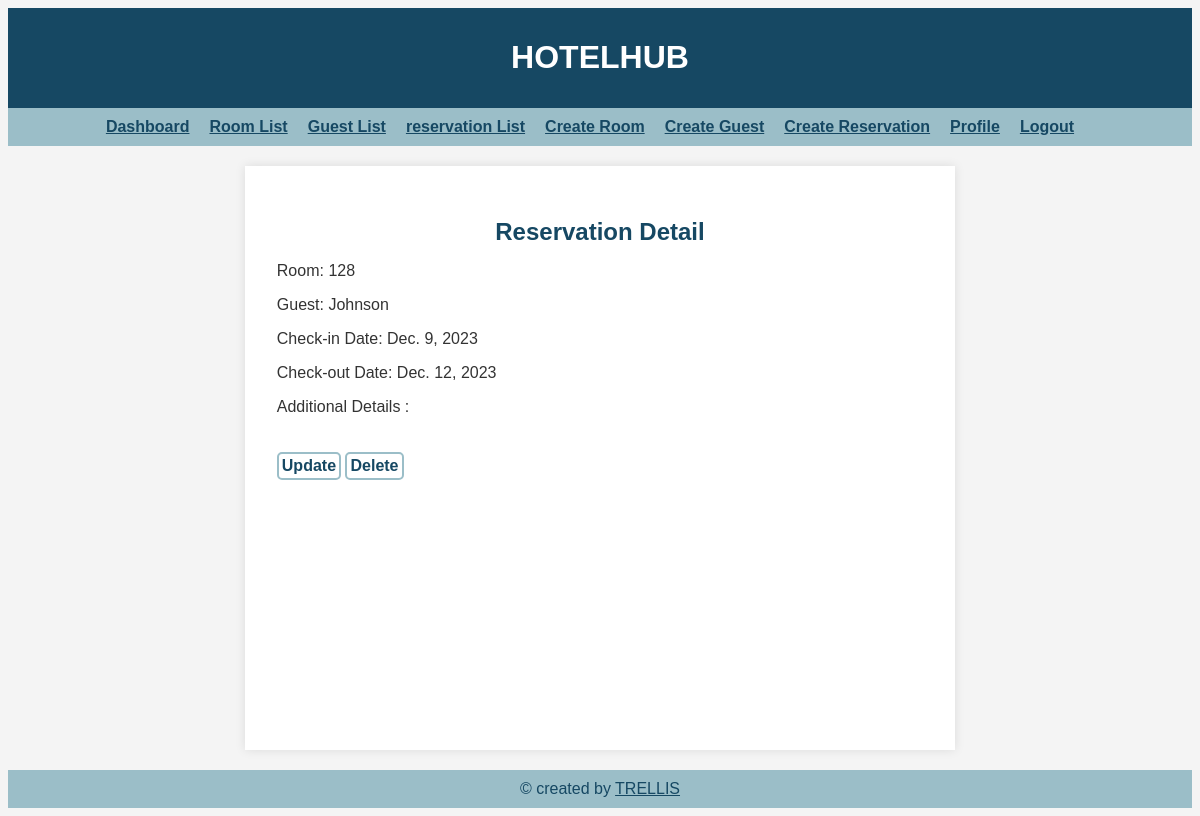
The page /reservation/11 (signed in) on the database its author committed.
### main/models.py (models this page shows, shortened)
class Reservation(models.Model):
    room = models.ForeignKey('room.Room', on_delete=models.CASCADE)
    guest = models.ForeignKey('guest.Guest', on_delete=models.CASCADE)
    additional = models.TextField(null=True, blank=True)
    check_in_date = models.DateField()
    check_out_date = models.DateField()

### room/models.py (models this page shows, shortened)
class Room(models.Model):
    room_number = models.CharField(max_length=10, unique=True)
    room_type = models.CharField(max_length=50)
    price_per_night = models.DecimalField(max_digits=8, decimal_places=2)
    class Meta:
        db_table = 'room_room'

### guest/models.py (models this page shows, shortened)
class Guest(models.Model):
    first_name = models.CharField(max_length=50)
    last_name = models.CharField(max_length=50)
    email = models.EmailField(unique=True)
    phone_number = models.CharField(max_length=15)
    government_id = models.CharField(max_length=15)
    address = models.TextField(max_length=200)

### main/views.py (the view)
# urls.py: path('reservation/<int:pk>', views.ReservationDetailView.as_view(), name='reservation_detail'),
class ReservationDetailView(LoginRequiredMixin, DetailView):
    model = Reservation
    template_name = "reservation_detail.html"

### main/templates/reservation_detail.html (shortened to what this page needs)
{% extends 'base.html' %}
{% block content %}
  <h2 class="titlex">Reservation Detail</h2>
  <p>Room: {{ reservation.room.room_number }}</p>
  <p>Guest: {{ reservation.guest.first_name }}</p>
  <p>Check-in Date: {{ reservation.check_in_date }}</p>
  <p>Check-out Date: {{ reservation.check_out_date }}</p>
  <p>Additional Details : {{ reservation.additional|linebreaks }}</p>
  <a class="linkx" href="{% url 'reservation_update' reservation.id %}">Update</a>
      <a class="linkx" href="{% url 'delete-reservation' reservation.id %}">Delete</a>
  {% endblock %}

### main/static/styles.css (style rules this page uses)
:root { --primary-color: #164863; --secondary-color: #9BBEC8; }
body { font-family: 'Arial', sans-serif; background-color: #f4f4f4; color: #333; display: flex; flex-direction: column; min-height: 100vh; }
.titlex { color: var(--primary-color); margin-bottom: 10px; text-align: center; }
p { margin-bottom: 8px; }
.linkx { color: var(--primary-color); text-decoration: none; font-weight: bold; display: inline-block; margin-top: 20px; padding: 3px 3px; border-radius: 5px; border:2px solid var(--secondary-color); }

### rows shown on the page
Reservation: room.room_number "128", guest.first_name "Johnson", check_in_date "Dec. 9, 2023", check_out_date "Dec. 12, 2023"
